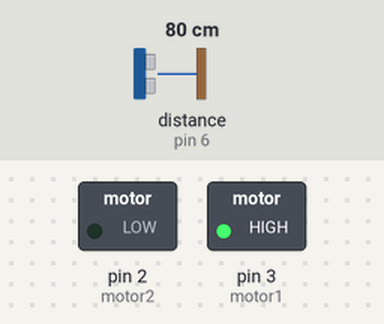
Simulated run of this sketch. Board: Arduino Uno, built with avr-gcc and run on an emulated ATmega328P. On the bench: switched loads named in the sketch (green lamp = pin HIGH). Wiring (inferred from the names in the program): ultrasonic range finder: trigger pin 7; echo pin 6. The inputs (shaded band) are chosen by the test bench; at power-on: distance to the obstacle (sensor on pin 6) 80 cm. The echo pulse lasts 58.3 µs per cm; pins used as bus, display or sensor lines are not drawn.

Above: at 1.2 s.
1.3 s: distance to the obstacle (sensor on pin 6) set to 149 cm
2.8 s: distance to the obstacle (sensor on pin 6) set to 157 cm
At 4.0 s:
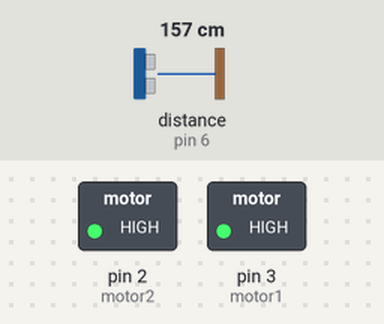
4.3 s: distance to the obstacle (sensor on pin 6) set to 2 cm
At 4.9 s:
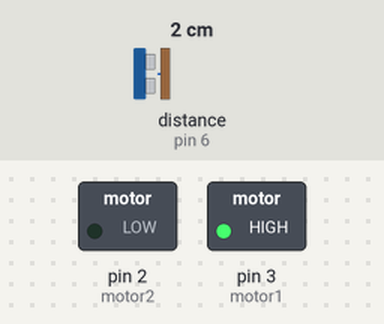
5.8 s: distance to the obstacle (sensor on pin 6) set to 250 cm
At 6.4 s:
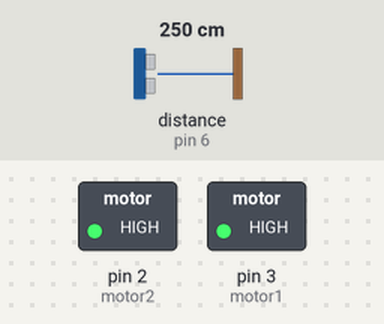
Timing chart, 0 to 8.3 s (numbered marks = the images above; inputs shaded):
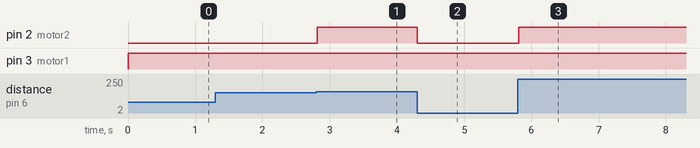

The sketch:

project.ino
```cpp
int PinoTrigger = 7; // Pino que irá transmitir a distancia
int PinoEcho = 6;    // Pina que irá receber a distancia

int duracao = 0;
int distancia = 0;

// Pino dos 2 motores
int motor1 = 3;
int motor2 = 2;

void setup()
{
  // Configurando o tipo de dados transmitido pelos pinos digitais
  pinMode(PinoTrigger, OUTPUT);
  pinMode(PinoEcho, INPUT);

  // Definindo o modo do pino dos motores
  pinMode(motor1, OUTPUT);
  pinMode(motor2, OUTPUT);

  Serial.begin(9600);
  // definindo a taxa de bits do serial para 9600
}

void loop()
{
  // Ligando o pino que transmite a distancia
  digitalWrite(PinoTrigger, HIGH);
  // Ele dura 10us (microsegundos) para calcular a distancia de cada pulso
  delayMicroseconds(10);
  // após esse intervalo o desligamos
  digitalWrite(PinoTrigger, LOW);

  // O pulseIn captura a duração de um pulso no pino que recebe a informação do mesmo
  duracao = pulseIn(PinoEcho, HIGH); // A variável duracao carrega essa duração
  // quando uma onda ultrassônica percorre o ar em uma velocidade de 343,5 m/s
  // devemos passar para microsegundos, para realizar o calculo

  distancia = duracao * 0.017175;

  // Verificando a distancia medida se ela for menor ou igual a 150
  if(distancia <= 150) {
    // ligando um motor e desligando outro, fazendo uma curva
  	digitalWrite(motor1, HIGH);
    digitalWrite(motor2, LOW);
  } else {
    // senão ele apenas irá andar reto
    digitalWrite(motor1, HIGH);
    digitalWrite(motor2, HIGH);
  }
}
```

Measured:
- the behaviour switches between 151 and 152 cm on distance to the obstacle (sensor on pin 6) (found by bisection; images 0 and 1)
- after the input at 1.3 s, every drawn part: stays the same
- after the input at 2.8 s, pin 2 (motor2): LOW → HIGH at once
- after the input at 4.3 s, pin 2 (motor2): HIGH → LOW at once
- after the input at 5.8 s, pin 2 (motor2): LOW → HIGH at once
